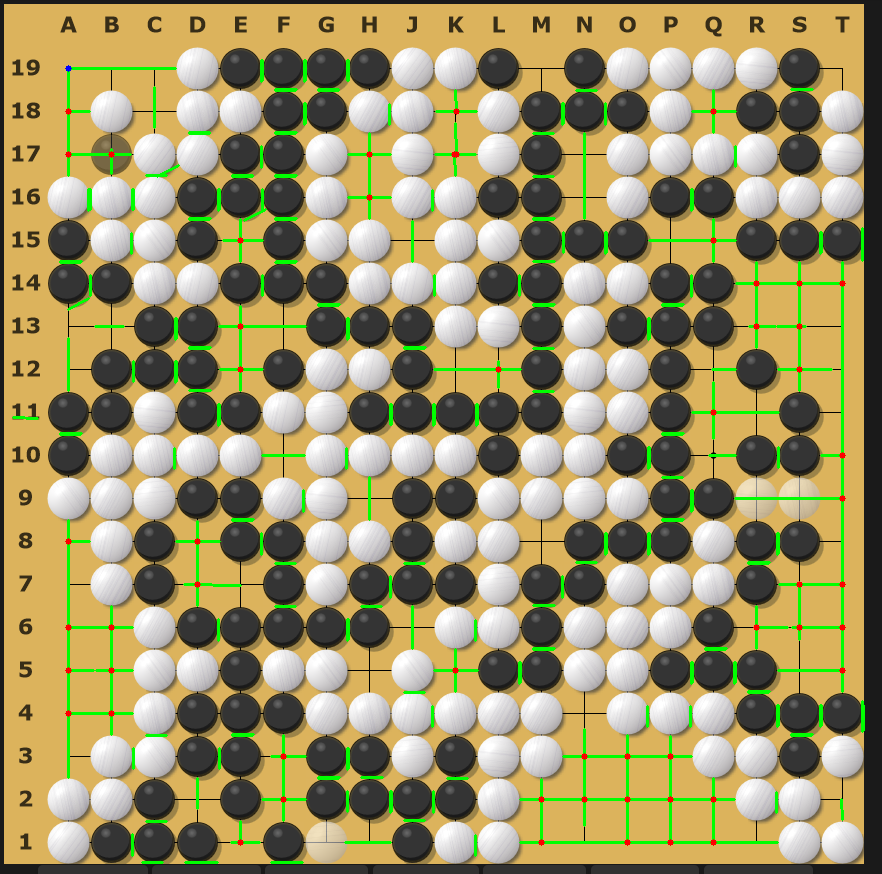
#> input picture intersections_master.png, 882 x 874 px
$ python crop_piece.py intersections_master.png intersections_master.png
#> lines starting #> are read from the running program, lines starting #| are printed output that depends on the picture; after the words box and inside, x2 and y2 are one past the last pixel; in counts of white or black regions, pixels touching at a corner belong together
### sgfication/img_functions.py
import argparse
import numpy as np
import cv2 as cv
from functools import wraps

def accept_images_or_filenames(num_images=1, color_mode='color'):
    # quick little decorator to make image file or object inputs easier
    #need to go through and clean up my functions now

    #note that this doesn't convert color image inputs to gray, even if color_mode='grayscale'

    def decorator(function):
        @wraps(function)

        def wrapper(*args, **kwargs):
            new_args = []
            # Determine the color flag based on the color_mode argument
            color_flag = cv.IMREAD_COLOR if color_mode == 'color' else cv.IMREAD_GRAYSCALE

            for i, arg in enumerate(args):
                if i < num_images:  # Only convert the first num_images arguments
                    if isinstance(arg, list):  # Check if the argument is a list
                        processed_list = []
                        for item in arg:
                            if isinstance(item, str):  # Process each item if it's a filename
                                img = cv.imread(item, color_flag)
                                if img is None:
                                    raise ValueError(f"Could not open or find the image {item}")
                                processed_list.append(img)
                            elif isinstance(item, np.ndarray):  # Check if item is an array
                                processed_list.append(item)
                            else:
                                raise TypeError("List items must be file paths or image objects (NumPy arrays)")
                        new_args.append(processed_list)
                    elif isinstance(arg, str):  # Process a single string as a file path
                        img = cv.imread(arg, color_flag)
                        if img is None:
                            raise ValueError(f"Could not open or find the image {arg}")
                        new_args.append(img)
                    elif isinstance(arg, np.ndarray):  # Check if arg is an array
                        new_args.append(arg)
                    else:
                        raise TypeError("Argument must be a file path or an image object (NumPy array) or a list of them")
                else:
                    new_args.append(arg)
            return function(*new_args, **kwargs)
        return wrapper
    return decorator

@accept_images_or_filenames()
def get_all_spacing(image_path):
    """Takes in go board image, finds intersections, and then gets spacing between them."""

    from statistics import mode
    intersections = find_intersections(image_path)
    rows, columns = group_intersections_by_axis(intersections)
    row_distances = calculate_spacing(rows)
    column_distances = calculate_spacing(columns)

    # Use mode to find the most common distance, assuming minor variations
    row_spacing = mode(row_distances)
    column_spacing = mode(column_distances)

    #print(f"Row spacing: {row_spacing}, Column spacing: {column_spacing}")

    return row_spacing, column_spacing


def find_intersections(gray, keep_intermediate=False, return_corners=False):
    """Uses opencv probabilistic Hough Lines to find intersections."""

    # Step 1: Read the image
    #gray = cv.cvtColor(image, cv.COLOR_BGR2GRAY)

    # Step 1.5: smooth for more regular edges
    blurred = cv.GaussianBlur(gray, (5,5), 0)

    if keep_intermediate:
        #debug
        cv.imwrite('blurred.png',blurred)

    # Step 2: Edge detection
    edges = cv.Canny(blurred, 50, 150, apertureSize=3)

    if keep_intermediate:
        #debug
        cv.imwrite('edges.png',edges)

    # Step 2.5: dilate and erode
    dilated = cv.dilate(edges, None, iterations=2)

    edges = cv.erode(dilated, None, iterations=3)

    #the dilation and erosion is good for finding lines, it won't be as good for finding circles

    if keep_intermediate:
        #debug
        cv.imwrite('edges_erodil.png',edges)

    # Step 3: Line detection
    #lines = cv.HoughLines(edges, 1, np.pi / 180, 300)
    #300 is a good starting place, underestimates slightly.
    #might need to use 300, check intersections, if i don't get enough, then decrease
    #this isn't working very well on a dense board

    #could try houghlines probabilistic
    lines = cv.HoughLinesP(edges, 1, np.pi / 180, threshold=50, minLineLength=20, maxLineGap=5)

    # i think the probabilistic isn't sampling enough, still getting weird false negatives. need to find out why.

    # Preparing to find intersections
    intersections = []
    corners = []
    if lines is not None:
        for i in range(len(lines)):
            for j in range(i+1, len(lines)):
                line1 = lines[i][0]
                line2 = lines[j][0]

                if are_vertical_and_horizontal(line1, line2):
                    intersection, is_corner = segment_intersection(line1, line2, 3, 3)
                    if is_corner:
                        corners.append(intersection)
                    elif intersection:
                        intersections.append(intersection)

    if keep_intermediate:
        for line in lines:
            x1, y1, x2, y2 = line[0]
            cv.line(gray, (x1, y1), (x2, y2), (0, 255, 0), 2)

        #debug
        cv.imwrite('prob_houghlines.png', gray)

    if keep_intermediate:
        # Display intersections on the image
        for x, y in intersections:
            cv.circle(gray, (x, y), radius=3, color=(0, 0, 255), thickness=-1)
        for x, y in corners:
            cv.circle(gray, (x, y), radius=3, color=(255, 0, 0), thickness=-1)

        cv.imwrite('intersections.png', gray)
    if return_corners:
        return intersections, corners
    else:
        intersections.extend(corners)
        return intersections


def group_intersections_by_axis(intersections):
    # Separate intersections into rows and columns based on their coordinates
    rows = {}
    columns = {}
    for x, y in intersections:
        # Group by y-coordinate for rows
        if y not in rows:
            rows[y] = []
        rows[y].append((x, y))

        # Group by x-coordinate for columns
        if x not in columns:
            columns[x] = []
        columns[x].append((x, y))

    # While the above works, it seems inefficient to store both x and y when one of them is the key. still, this does
    #   make for less clunky looking code

    # Sort intersections in each row and column
    for k in rows:
        rows[k].sort(key=lambda coord: coord[0])  # Sort by x-coordinate
    for k in columns:
        columns[k].sort(key=lambda coord: coord[1])  # Sort by y-coordinate

    return rows, columns


def calculate_spacing(rows_or_columns):
    distances = []
    for intersections in rows_or_columns.values():
        for i in range(len(intersections) - 1):
            dist = np.linalg.norm(np.array(intersections[i]) - np.array(intersections[i + 1]))
            distances.append(dist)
    return distances


# [103 lines left out: functions match_asset_to_board, find_matches, get_lowest_index, consolidate_matches, not called in this run]

#HMMM the lowest x and lowest y will differ based on whether im matching black white or intersection...
# I can output lowest x,y and correct grid positions later, but is this too weird and clunky? nah honestly that's
#   probably for the best. this is kind of like transforming vox2world, doing something, then going back world2vox

@accept_images_or_filenames(num_images=1,color_mode='grayscale')
def find_circles(image, row_spacing, column_spacing, keep_intermediate=True):

    #recycling this from intersections code

    # Step 1: Read the image
    #gray = cv.cvtColor(image, cv.COLOR_BGR2GRAY)

    # Step 1.5: smooth for more regular edges
    blurred = cv.GaussianBlur(image, (5,5), 0)

    if keep_intermediate:
        #debug
        cv.imwrite('blurred.png',blurred)

    # Step 2: Edge detection
    edges = cv.Canny(blurred, 50, 200, apertureSize=3)

    if keep_intermediate:
        #debug
        cv.imwrite('edges.png',edges)

    #the erosion and dilations don't help with the circles

    # Step 3: Circle detection

    #we're going to use spacing info to bound piece size
    average_spacing=(row_spacing + column_spacing) / 2
    upper_bound_piece_radius= np.round(   (average_spacing/2) * 1.05  ).astype("int")
    lower_bound_piece_radius= np.round(   (average_spacing/2) * 0.8   ).astype("int")

    #min circle distance is based on spacing as well
    min_circle_dist=average_spacing * 0.9

    #could try houghlines probabilistic (i have good values for size bounds, so I'm setting param2 a little lower)
    circles = cv.HoughCircles(edges, cv.HOUGH_GRADIENT, 1, min_circle_dist, param1=50, param2=20, minRadius=lower_bound_piece_radius, maxRadius=upper_bound_piece_radius)

    #put circles on image
    if circles is not None:
        # get circle params as integers
        circles = np.round(circles[0, :]).astype("int")

        for (x, y, r) in circles:
            cv.circle(image, (x, y), r, (0, 255, 0), 2)

    if keep_intermediate:
        cv.imwrite('circles.png', image)
    return circles

# Helper functions section

def segment_intersection(line1, line2, tolerance=1, corner_tolerance=None):
    # need to find intersections this way rather than something more intuitive like using slopes
    #   because we could run into trouble with infinite slopes (in fact, half of the slopes that
    #   interest us are infinite)

    # set corner_tolerance if we want to check for corners

    # Unpack line segment endpoints
    x1, y1, x2, y2 = line1
    x3, y3, x4, y4 = line2

    # Calculate denominators
    den = (x1 - x2) * (y3 - y4) - (y1 - y2) * (x3 - x4)

    # Check if lines are parallel (denominator == 0)
    if den == 0:
        return None, None  # No intersection

    # Calculate intersection point
    px = ((x1*y2 - y1*x2)*(x3 - x4) - (x1 - x2)*(x3*y4 - y3*x4)) / den
    py = ((x1*y2 - y1*x2)*(y3 - y4) - (y1 - y2)*(x3*y4 - y3*x4)) / den

    # Check if the intersection point is within both line segments, allowing wiggle room
    #   Need wiggle room because otherwise line endpoint touching other line segment might not be found
    if min(x1, x2) - tolerance <= px <= max(x1, x2) + tolerance and \
        min(y1, y2) - tolerance <= py <= max(y1, y2) + tolerance and \
        min(x3, x4) - tolerance <= px <= max(x3, x4) + tolerance and \
        min(y3, y4) - tolerance <= py <= max(y3, y4) + tolerance:
        intersection = (int(px), int(py))
    else:
        intersection = None

    # optionally check cornerness (note that, due to conditionals, corner_tolerance more than intersection tolerance is unhelpful)
    if corner_tolerance and intersection is not None:
        #check if one of the endpoints touches intersection for each segment
        if ( abs(px-x1) <= corner_tolerance and abs(py-y1) <= corner_tolerance ) ^ \
            ( abs(px-x2) <= corner_tolerance and abs(py-y2) <= corner_tolerance ) and \
            ( abs(px-x3) <= corner_tolerance and abs(py-y3) <= corner_tolerance ) ^ \
            ( abs(px-x4) <= corner_tolerance and abs(py-y4) <= corner_tolerance ):

            is_corner=True

        else:
            is_corner=False

        return intersection, is_corner

    else:
        return intersection, None


def are_vertical_and_horizontal(line1, line2, tolerance=5):
    x1, y1, x2, y2 = line1
    x3, y3, x4, y4 = line2

    #just check distance in each dim (slope approach doesn't play well with vertical and horizontal lines)
    vertical = (abs(x2 - x1) < tolerance , abs(x4 - x3) < tolerance)
    horizontal = (abs(y2 - y1) < tolerance , abs(y4 - y3) < tolerance)

    if (vertical[0] and horizontal[1]) or (vertical[1] and horizontal[0]):
        return True
    else:
        return False

    #might want to base tolerance off image size; these tolerances are kind of large for min line seg length of 20

# [46 lines left out: functions create_sgf, save_sgf, not called in this run]


# [38 lines that do not run on import are left out]

### crop_piece.py
import cv2 as cv
import numpy as np
from sgfication import img_functions as imf

def crop_piece(board_img_fn, piece_img_fn, outfile='cropped_piece.png'):

    # Load the image
    #board_img = cv.imread(str(board_img_fn))
    #board_img_gray = cv.cvtColor(board_img, cv.COLOR_BGR2GRAY)

#> called with board_img_fn = 'intersections_master.png', piece_img_fn = 'intersections_master.png', outfile = 'cropped_piece.png'
    piece_img = cv.imread(str(piece_img_fn))
#> piece_img is the input picture: shape (874, 882, 3); mean B, G, R 104.2, 150, 160.6
    piece_img_gray = cv.cvtColor(piece_img, cv.COLOR_BGR2GRAY)
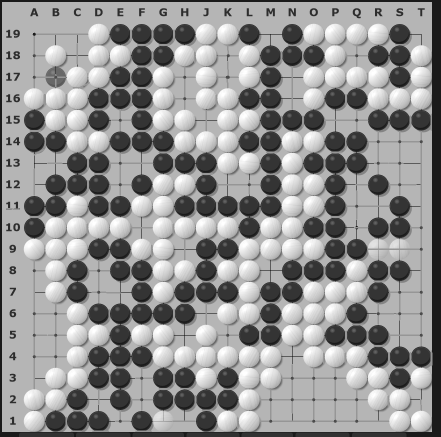
#> piece_img_gray: shape (874, 882) (shown at 1/2 size); min 0, max 255, mean 147.8

    row_spacing, column_spacing = imf.get_all_spacing(board_img_fn)
#> in find_intersections, `edges = cv.Canny(blurred, 50, 150, apertureSize=3)`:
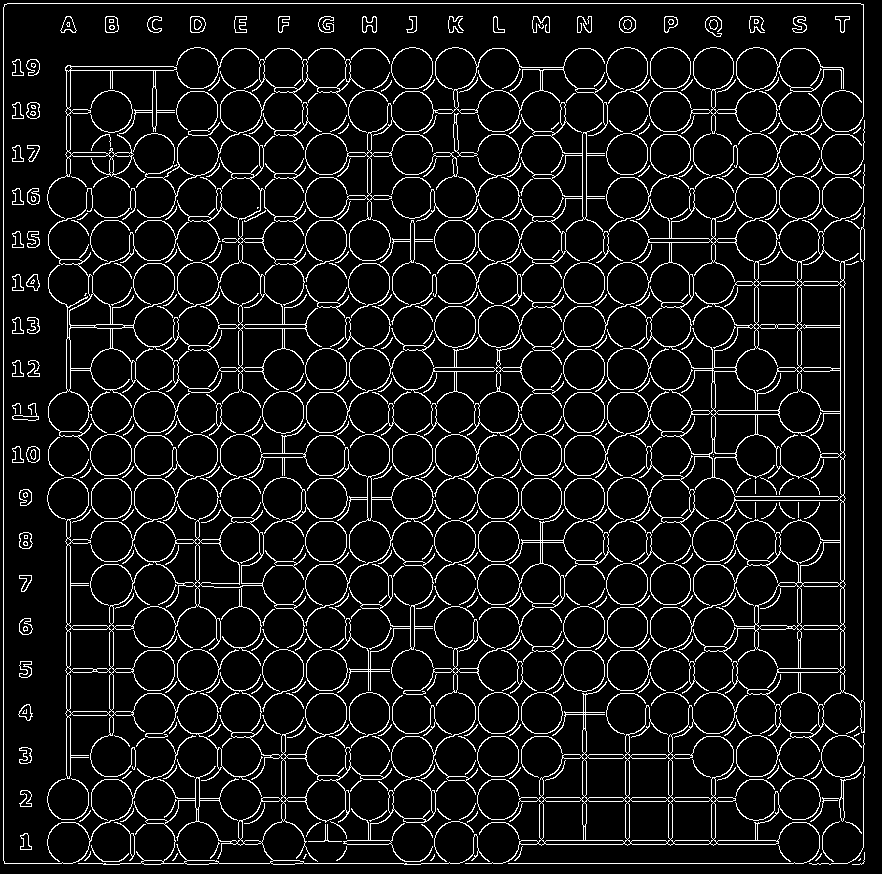
#> edges: shape (874, 882); 8.8% white in thin lines or dots
#> in find_intersections, `dilated = cv.dilate(edges, None, iterations=2)`:
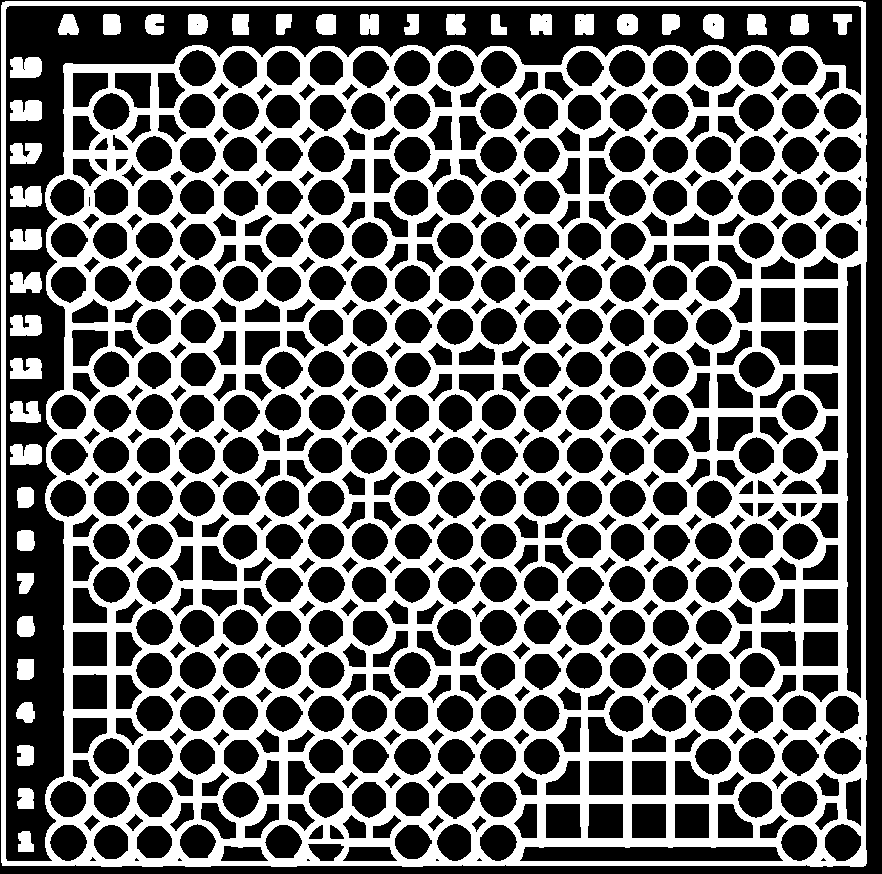
#> dilated: shape (874, 882); 39.6% white; 39 white regions, largest, box (x1, y1, x2, y2) and area: (1, 1, 867, 867) 289889, (10, 100, 42, 121) 616, (10, 444, 42, 465) 611
#> in find_intersections, `edges = cv.erode(dilated, None, iterations=3)`:
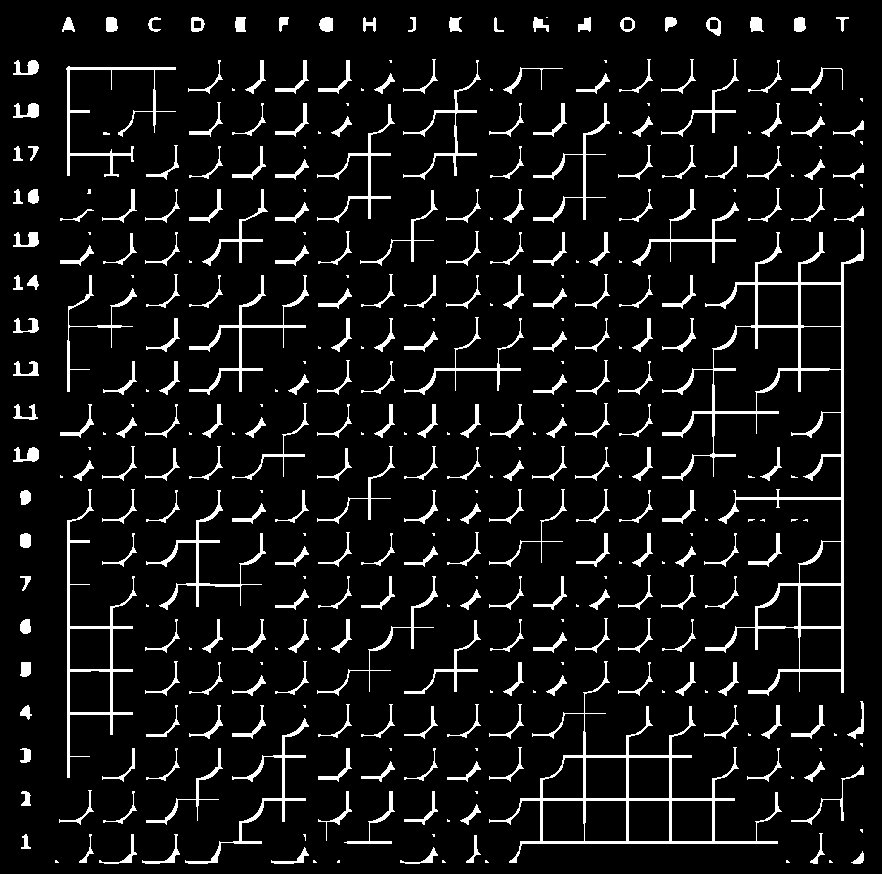
#> edges: shape (874, 882); 7.9% white; 361 white regions (107 under 20 px), largest, box (x1, y1, x2, y2) and area: (662, 228, 864, 696) 7061, (489, 661, 782, 863) 4064, (67, 489, 137, 778) 1993
#> in find_intersections, `lines = cv.HoughLinesP(edges, 1, np.pi / 180, threshold=50, minLineLen..`: lines = 588 rows, first 6: [67, 175, 67, 67], [843, 692, 843, 262], [68, 777, 68, 520], [842, 692, 842, 262], [841, 692, 841, 262], [69, 777, 69, 520]
#> the loop in find_intersections, `for i in range(len(lines)):` made 588 passes
#> the loop in group_intersections_by_axis, `for x, y in intersections:` made 342 passes
#> (x, y) on passes 1 to 3: (67, 112), (67, 154), (67, 153)
#> the loop in group_intersections_by_axis, `for k in rows:` made 58 passes
#> k on passes 1 to 8: 112, 154, 153, 109, 627, 369, 498, 497
#> the loop in group_intersections_by_axis, `for k in columns:` made 59 passes
#> k on passes 1 to 8: 67, 843, 68, 842, 841, 69, 712, 626
#> the loop in calculate_spacing, `for intersections in rows_or_columns.values():` made 58 passes
#> intersections on passes 4, 7, 8, 11, 15, 19, 20: [(67, 109)], [(735, 498), (841, 498), (842, 498), (843, 498)], [(735, 497), (841, 497), (842, 497), (843, 497)], [(735, 499), (841, 499), (842, 499), (843, 499)], [(798, 583), (800, 583), (841, 583), (842, 583), (843, 583)], [(67, 541), (68, 541), (69, 541), (196, 541), (198, 541)], [(68, 713), (69, 713), (110, 713), (111, 713), (112, 713)]
#> the loop in calculate_spacing (call 2), `for intersections in rows_or_columns.values():` made 59 passes
#> intersections on passes 9, 10, 12, 17, 18, 19, 20: [(625, 841), (625, 842), (625, 843)], [(668, 841), (668, 842), (668, 843)], [(669, 798), (669, 799), (669, 841), (669, 842), (669, 843)], [(282, 798), (282, 800)], [(283, 325), (283, 326), (283, 798), (283, 800)], [(280, 800)], [(284, 800)]

    #find circle and get center. if we can't find circle, get intersection.
    #   then simply use the spacing as the bounding box for this

    circles = imf.find_circles(piece_img_fn, row_spacing, column_spacing)
#> in find_circles, `edges = cv.Canny(blurred, 50, 200, apertureSize=3)`:
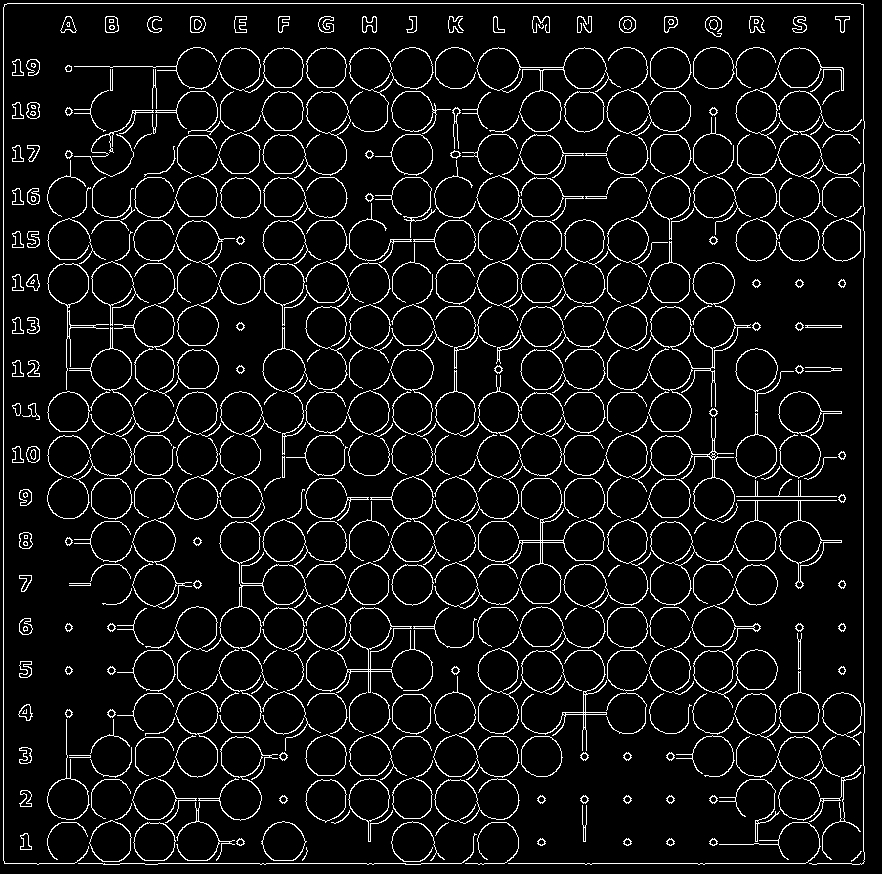
#> edges: shape (874, 882); 7.1% white in thin lines or dots

    if circles is not None:
        #get biggest circle
        circle=max(circles,key=lambda r: r[2])
        x, y, _ = circle

        print('circles')

    else:

        intersections = imf.find_intersections(piece_img_fn, keep_intermediate=False)

        #if we have multiple, we can use one closest to image center as heuristic
        img_center = (piece_img_gray.shape[1] // 2, piece_img_gray.shape[0] // 2)
        centerest_intersection = min(intersections, key=lambda p: (p[0] - img_center[0])**2 + (p[1] - img_center[1])**2)

        x, y = centerest_intersection

        print('intersections')


    print(f"x {x} y {y} ")
    print(f"x dim {piece_img_gray.shape[1]} y dim {piece_img_gray.shape[0]}")

    #now crop it with bounding box centered on this spot
    #   maxes and mins to ensure we don't go outside image boundaries

    crop_left = max( 0 ,  int(x - column_spacing // 2) )
    crop_right = min( int(crop_left + column_spacing) , piece_img_gray.shape[1] )
    crop_top = max( 0 , int(y - row_spacing // 2) )
    crop_bottom = min( int(crop_top + row_spacing) , piece_img_gray.shape[0] )

    #debug
    print(f"left {crop_left} right {crop_right} top {crop_top} bottom {crop_bottom}")

    # IF SCREENSHOT ISN"T BIG ENOUGH, RETURN ERROR THAT SCREENSHOT NEEDS TO BE BIGGER

    cropped_img = piece_img[crop_top:crop_bottom, crop_left:crop_right]

    cv.imwrite(outfile, cropped_img)

if __name__ == "__main__":
    import sys
#> (the run stopped early here; a loop or call above may not have finished)
